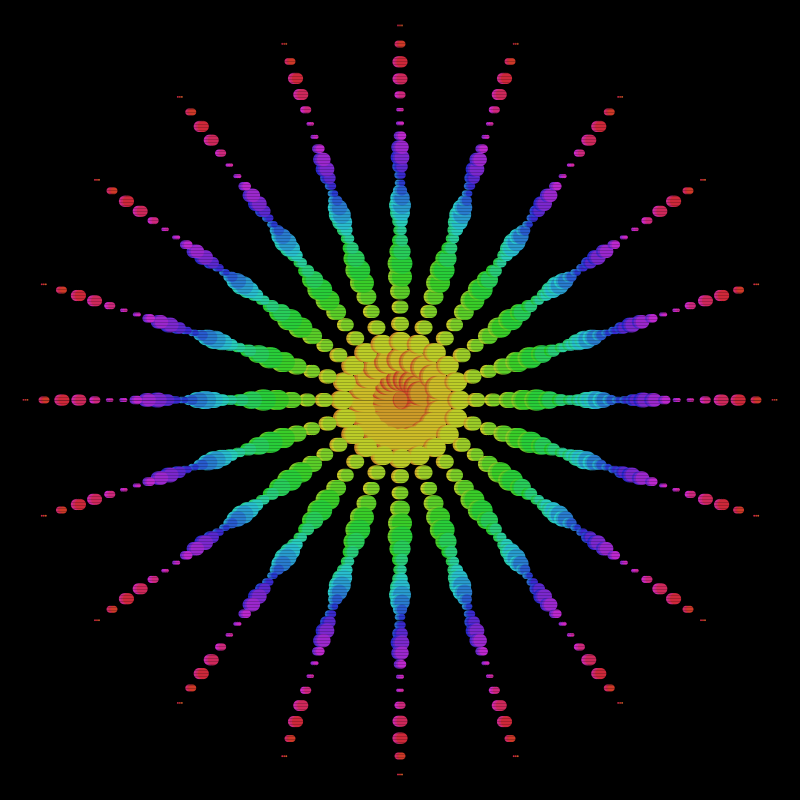
Frame 1 (no input)
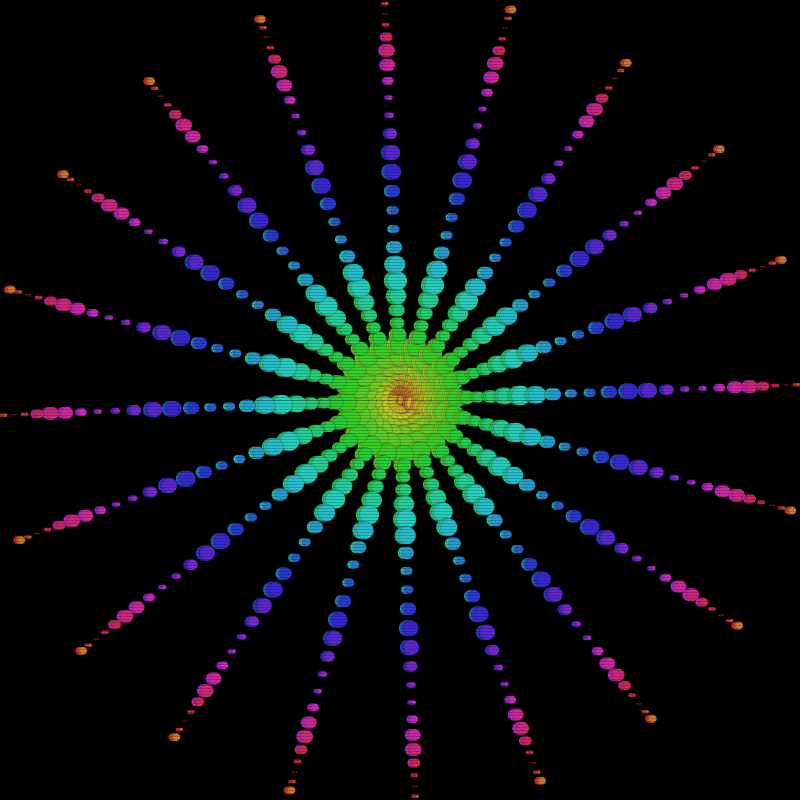
Frame 60 (the mouse pressed at the canvas centre just before this capture)
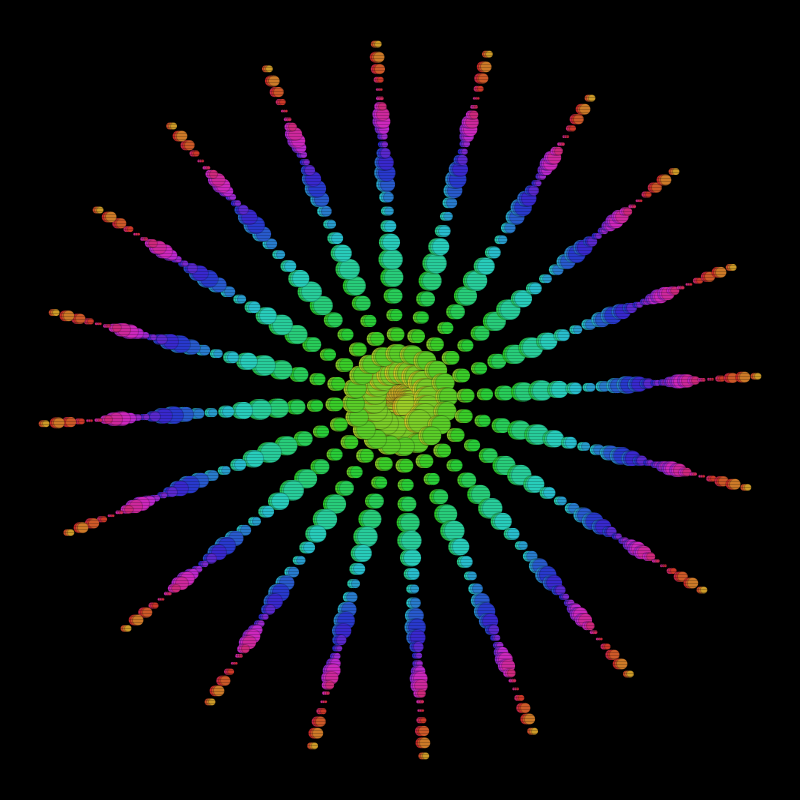
Frame 120 (the mouse held since frame 60 and released just before this capture)

The Processing sketch that drew these frames (run headless with seeded random() and noise(); from frame 60 on, the mouse is pressed at the canvas centre):

// Processing sketch: RotatingCRTSpiral
// ── RotatingCRTSpiral.pde
int numRings = 30;
int numShapes = 20;
float angleOffset = 0;
float colorShift = 0;

void setup() {
  size(800, 800);
  colorMode(HSB, 360, 100, 100);
  noStroke();
}

void draw() {
  background(0);
  translate(width / 2, height / 2);

  float time = millis() / 1000.0;

  for (int i = 0; i < numRings; i++) {
    float baseRadius = map(i, 0, numRings, 0, width * 0.5);
    float pulsate = sin(time + i * 0.2) * 30;
    float radius = baseRadius + pulsate;
    float hue = map(i, 0, numRings, colorShift, 360 + colorShift) % 360;

    for (int j = 0; j < numShapes; j++) {
      float angle = map(j, 0, numShapes, 0, TWO_PI) + angleOffset;
      float x = radius * cos(angle);
      float y = radius * sin(angle);
      float size = map(i, 0, numRings, 20, 5) + 5 * sin(time + i);

      // Create the CRT color shift effect
      // Red channel
      fill(hue, 80, 100);
      ellipse(x - 2, y, size, size);

      // Green channel
      fill((hue + 15) % 360, 80, 100);
      ellipse(x, y, size, size);

      // Blue channel
      fill((hue + 30) % 360, 80, 100);
      ellipse(x + 2, y, size, size);
    }
  }

  angleOffset += 0.01;
  colorShift += 0.2;

  // Draw horizontal lines to simulate scan lines
  stroke(0, 0, 0, 50);
  for (int y = 0; y < height; y += 3) {
    line(-550, y, width, y);
    line(-550, -y, width, -y);
  }
  
  // Add a vignette effect
  addVignette();
}

// Helper function to add a vignette effect
void addVignette() {
  PGraphics vignette = createGraphics(width, height);
  vignette.beginDraw();
  vignette.noStroke();
  vignette.fill(0, 50);
  vignette.ellipse(width / 2, height / 2, width * 1.5, height * 1.5);
  vignette.endDraw();
  blend(vignette, 0, 0, width, height, 0, 0, width, height, MULTIPLY);
}
